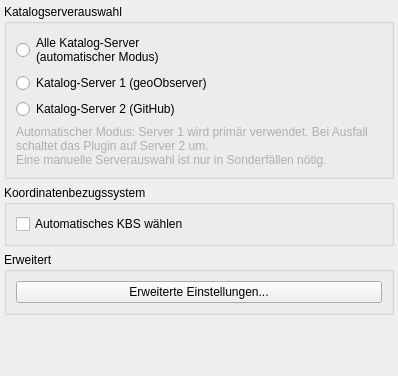
<?xml version="1.0" encoding="UTF-8"?>
<ui version="4.0">
 <class>settings_tab</class>
 <widget class="QWidget" name="settings_tab">
  <property name="geometry">
   <rect>
    <x>0</x>
    <y>0</y>
    <width>398</width>
    <height>376</height>
   </rect>
  </property>
  <property name="sizePolicy">
   <sizepolicy hsizetype="Preferred" vsizetype="Minimum">
    <horstretch>0</horstretch>
    <verstretch>0</verstretch>
   </sizepolicy>
  </property>
  <property name="windowTitle">
   <string>Form</string>
  </property>
  <layout class="QVBoxLayout" name="verticalLayout">
   <property name="sizeConstraint">
    <enum>QLayout::SetDefaultConstraint</enum>
   </property>
   <property name="leftMargin">
    <number>4</number>
   </property>
   <property name="topMargin">
    <number>4</number>
   </property>
   <property name="rightMargin">
    <number>4</number>
   </property>
   <property name="bottomMargin">
    <number>4</number>
   </property>
   <item>
    <widget class="QGroupBox" name="server_selection_group_box">
     <property name="sizePolicy">
      <sizepolicy hsizetype="Preferred" vsizetype="Fixed">
       <horstretch>0</horstretch>
       <verstretch>0</verstretch>
      </sizepolicy>
     </property>
     <property name="title">
      <string>Katalogserverauswahl</string>
     </property>
     <property name="alignment">
      <set>Qt::AlignLeading|Qt::AlignLeft|Qt::AlignTop</set>
     </property>
     <property name="checkable">
      <bool>false</bool>
     </property>
     <layout class="QVBoxLayout" name="verticalLayout_2">
      <item>
       <widget class="QRadioButton" name="radioButton">
        <property name="text">
         <string>Alle Katalog-Server
(automatischer Modus)</string>
        </property>
        <property name="server" stdset="0">
         <number>0</number>
        </property>
        <attribute name="buttonGroup">
         <string notr="true">server_selection_button_group</string>
        </attribute>
       </widget>
      </item>
      <item>
       <widget class="QRadioButton" name="radioButton_2">
        <property name="text">
         <string>Katalog-Server 1 (geoObserver)</string>
        </property>
        <property name="server" stdset="0">
         <number>1</number>
        </property>
        <attribute name="buttonGroup">
         <string notr="true">server_selection_button_group</string>
        </attribute>
       </widget>
      </item>
      <item>
       <widget class="QRadioButton" name="radioButton_3">
        <property name="text">
         <string>Katalog-Server 2 (GitHub)</string>
        </property>
        <property name="server" stdset="0">
         <number>2</number>
        </property>
        <attribute name="buttonGroup">
         <string notr="true">server_selection_button_group</string>
        </attribute>
       </widget>
      </item>
      <item>
       <widget class="QLabel" name="label">
        <property name="text">
         <string>&lt;html&gt;&lt;head/&gt;&lt;body&gt;&lt;p&gt;&lt;span style=&quot; color:#afafaf;&quot;&gt;Automatischer Modus: Server 1 wird primär verwendet. Bei Ausfall schaltet das Plugin auf Server 2 um.&lt;br/&gt;Eine manuelle Serverauswahl ist nur in Sonderfällen nötig.&lt;/span&gt;&lt;/p&gt;&lt;/body&gt;&lt;/html&gt;</string>
        </property>
        <property name="textFormat">
         <enum>Qt::RichText</enum>
        </property>
        <property name="wordWrap">
         <bool>true</bool>
        </property>
        <property name="textInteractionFlags">
         <set>Qt::TextSelectableByMouse</set>
        </property>
       </widget>
      </item>
     </layout>
    </widget>
   </item>
   <item>
    <widget class="QGroupBox" name="groupBox">
     <property name="sizePolicy">
      <sizepolicy hsizetype="Preferred" vsizetype="Fixed">
       <horstretch>0</horstretch>
       <verstretch>0</verstretch>
      </sizepolicy>
     </property>
     <property name="title">
      <string>Koordinatenbezugssystem</string>
     </property>
     <layout class="QVBoxLayout" name="verticalLayout_3">
      <item>
       <widget class="QCheckBox" name="automatic_crs_check_box">
        <property name="text">
         <string>Automatisches KBS wählen</string>
        </property>
       </widget>
      </item>
     </layout>
    </widget>
   </item>
   <item>
    <widget class="QGroupBox" name="advanced_settings_group_box">
     <property name="sizePolicy">
      <sizepolicy hsizetype="Preferred" vsizetype="Fixed">
       <horstretch>0</horstretch>
       <verstretch>0</verstretch>
      </sizepolicy>
     </property>
     <property name="title">
      <string>Erweitert</string>
     </property>
     <layout class="QVBoxLayout" name="verticalLayout_4">
      <item>
       <widget class="QPushButton" name="open_advanced_settings_button">
        <property name="text">
         <string>Erweiterte Einstellungen...</string>
        </property>
       </widget>
      </item>
     </layout>
    </widget>
   </item>
   <item>
    <spacer name="verticalSpacer">
     <property name="orientation">
      <enum>Qt::Vertical</enum>
     </property>
     <property name="sizeHint" stdset="0">
      <size>
       <width>20</width>
       <height>40</height>
      </size>
     </property>
    </spacer>
   </item>
  </layout>
 </widget>
 <resources/>
 <connections/>
 <buttongroups>
  <buttongroup name="server_selection_button_group"/>
 </buttongroups>
</ui>
